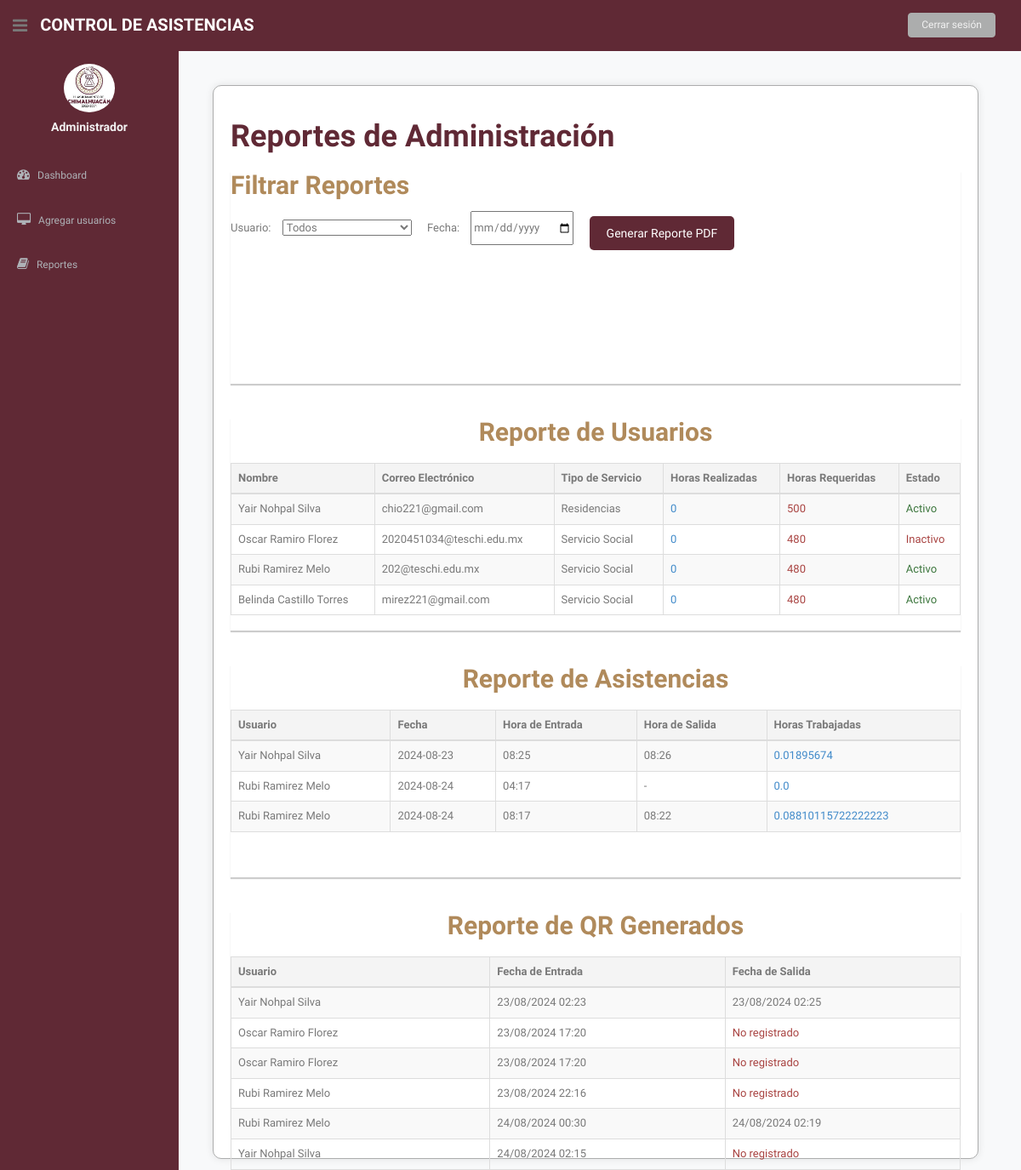
The page /reportes_admin/ on the database as committed earlier.
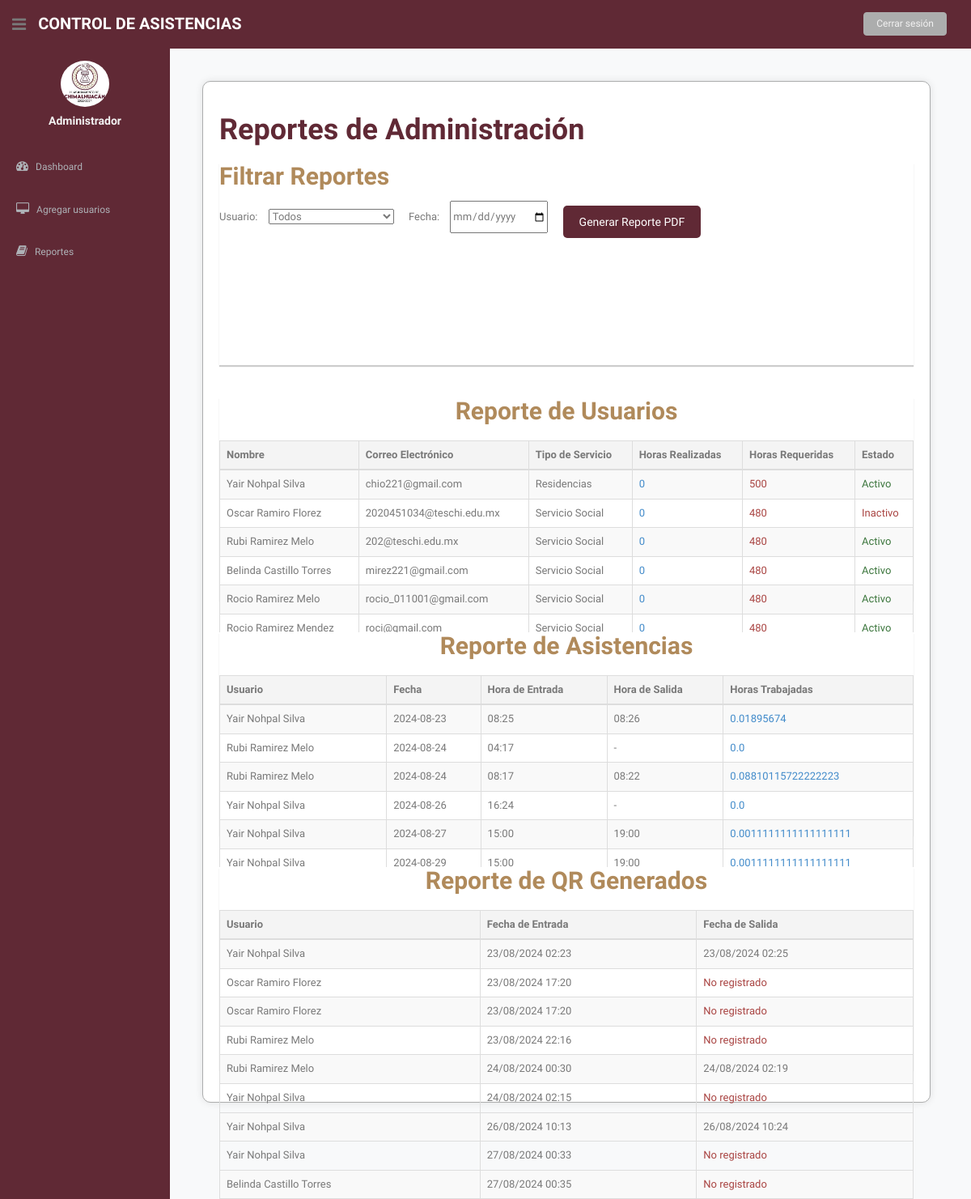
The same page on the database as committed later.
### asistencia/models.py (models this page shows, shortened)
class Usuario(models.Model):
    nombre = models.CharField(max_length=100)
    apellido_paterno = models.CharField(max_length=100)
    apellido_materno = models.CharField(max_length=100)
    telefono = models.CharField(max_length=10)
    correo_electronico = models.EmailField(unique=True)
    fecha_registro = models.DateField(auto_now_add=True)
    user = models.OneToOneField(User, on_delete=models.CASCADE, null=True, blank=True)
    OPCIONES_SERVICIO = [
        ('SS', 'Servicio Social'),
        ('R', 'Residencias'),
    ]
    tipo_servicio = models.CharField(max_length=2, choices=OPCIONES_SERVICIO)
    horas_realizadas = models.IntegerField(default=0)
    horas_requeridas = models.IntegerField()
    activo = models.BooleanField(default=True)

class Asistencia(models.Model):
    usuario = models.ForeignKey(Usuario, on_delete=models.CASCADE)
    fecha_escaneo_entrada = models.DateTimeField(blank=True, null=True)
    fecha_escaneo_salida = models.DateTimeField(blank=True, null=True)
    horas = models.DurationField(blank=True, null=True)
    @property
    def fecha(self):
        return self.fecha_escaneo_entrada.date() if self.fecha_escaneo_entrada else None
    @property
    def hora_entrada(self):
        return self.fecha_escaneo_entrada.strftime('%H:%M') if self.fecha_escaneo_entrada else "-"
    @property
    def hora_salida(self):
        return self.fecha_escaneo_salida.strftime('%H:%M') if self.fecha_escaneo_salida else "-"
    @property
    def horas_trabajadas(self):
        if self.horas:
            return self.horas.total_seconds() / 3600
        return 0.0

class QR(models.Model):
    usuario = models.ForeignKey(Usuario, on_delete=models.CASCADE)
    qr_entrada_fecha = models.DateTimeField(auto_now_add=True)
    qr_salida_fecha = models.DateTimeField(blank=True, null=True)

### asistencia/views.py (the view)
# urls.py: path('reportes_admin/', reportes_admin_view, name='reportes_admin'),
def reportes_admin_view(request):
    usuario_id = request.GET.get('usuario')
    fecha = request.GET.get('fecha')
    usuarios = Usuario.objects.all()
    if usuario_id:
        usuarios = usuarios.filter(id=usuario_id)
    asistencias = Asistencia.objects.all()
    if fecha:
        fecha = parse_date(fecha)
        asistencias = asistencias.filter(fecha_escaneo_entrada__date=fecha)
    qrs = QR.objects.all()
    if fecha:
        qrs = qrs.filter(qr_entrada_fecha__date=fecha)
    context = {
        'usuarios': usuarios,
        'asistencias': asistencias,
        'qrs': qrs,
    }
    return render(request, 'reportes_admin.html', context)

### asistencia/templates/reportes_admin.html (shortened to what this page needs)
{% load static %}
<!DOCTYPE html>
<html lang="en">
<head>
  <link href="{% static 'css/bootstrap.css' %}" rel="stylesheet">
  <link href="{% static 'font-awesome/css/font-awesome.css' %}" rel="stylesheet" />
  <link rel="stylesheet" type="text/css" href="{% static 'css/zabuto_calendar.css' %}">
  <link rel="stylesheet" type="text/css" href="{% static 'js/gritter/css/jquery.gritter.css' %}" />
  <link rel="stylesheet" type="text/css" href="{% static 'lineicons/style.css' %}">
  <link href="{% static 'css/style.css' %}" rel="stylesheet">
  <link href="{% static 'css/style-responsive.css' %}" rel="stylesheet">
</head>
<body>
<section id="container">
        {% include 'general/menu.html' %}
    <div class="container">
        <h1>Reportes de Administración</h1>
        <div class="card">
            <h2>Filtrar Reportes</h2>
            <form class="filter-form" method="get" action="{% url 'reportes_admin' %}">
                <label for="usuario">Usuario:</label>
                <select id="usuario" name="usuario">
                    <option value="">Todos</option>
                </select>
                <label for="fecha">Fecha:</label>
                <input type="date" id="fecha" name="fecha" value="{% if request.GET.fecha %}{{ request.GET.fecha }}{% endif %}">
                <a href="{% url 'reporte_admin_pdf' %}" class="btn">Generar Reporte PDF</a>
            </form>
        </div>
        <div class="row">
            <div class="col-md-12">
                <div class="card p-3">
                    <h2 class="text-center">Reporte de Usuarios</h2>
                    <div class="table-responsive">
                        <table class="table table-striped table-bordered text-center">
                            <thead class="table-dark">
                                <tr>
                                    <th>Nombre</th>
                                    <th>Correo Electrónico</th>
                                    <th>Tipo de Servicio</th>
                                    <th>Horas Realizadas</th>
                                    <th>Horas Requeridas</th>
                                    <th>Estado</th>
                                </tr>
                            </thead>
                            <tbody>
                                {% for usuario in usuarios %}
                                    <tr>
                                        <td>{{ usuario.nombre }} {{ usuario.apellido_paterno }} {{ usuario.apellido_materno }}</td>
                                        <td>{{ usuario.correo_electronico }}</td>
                                        <td>{{ usuario.get_tipo_servicio_display }}</td>
                                        <td class="fw-bold text-primary">{{ usuario.horas_realizadas }}</td>
                                        <td class="fw-bold text-danger">{{ usuario.horas_requeridas }}</td>
                                        <td class="fw-bold {% if usuario.activo %}text-success{% else %}text-danger{% endif %}">
                                            {{ usuario.activo|yesno:"Activo,Inactivo" }}
                                        </td>
                                    </tr>
                                {% empty %}
                                    <tr>
                                        <td colspan="6">No hay usuarios disponibles.</td>
                                    </tr>
                                {% endfor %}
                            </tbody>
                        </table>
                    </div>
                </div>
            </div>
            <div class="col-md-12">
                <div class="card p-3">
                    <h2 class="text-center">Reporte de Asistencias</h2>
                    <div class="table-responsive">
                        <table class="table table-striped table-bordered text-center">
                            <thead class="table-dark">
                                <tr>
                                    <th>Usuario</th>
                                    <th>Fecha</th>
                                    <th>Hora de Entrada</th>
                                    <th>Hora de Salida</th>
                                    <th>Horas Trabajadas</th>
                                </tr>
                            </thead>
                            <tbody>
                                {% for asistencia in asistencias %}
                                    <tr>
                                        <td>{{ asistencia.usuario.nombre }} {{ asistencia.usuario.apellido_paterno }} {{ asistencia.usuario.apellido_materno }}</td>
                                        <td>{{ asistencia.fecha }}</td>
                                        <td>{{ asistencia.hora_entrada }}</td>
                                        <td>{{ asistencia.hora_salida }}</td>
                                        <td class="fw-bold text-primary">{{ asistencia.horas_trabajadas }}</td>
                                    </tr>
                                {% empty %}
                                    <tr>
                                        <td colspan="5">No hay asistencias registradas.</td>
                                    </tr>
                                {% endfor %}
                            </tbody>
                        </table>
                    </div>
                </div>
            </div>
            <div class="col-md-12">
                <div class="card p-3">
                    <h2 class="text-center">Reporte de QR Generados</h2>
                    <div class="table-responsive">
                        <table class="table table-striped table-bordered text-center">
                            <thead class="table-dark">
                                <tr>
                                    <th>Usuario</th>
                                    <th>Fecha de Entrada</th>
                                    <th>Fecha de Salida</th>
                                </tr>
                            </thead>
                            <tbody>
                                {% for qr in qrs %}
                                    <tr>
                                        <td class="fw-bold">{{ qr.usuario.nombre }} {{ qr.usuario.apellido_paterno }} {{ qr.usuario.apellido_materno }}</td>
                                        <td>{{ qr.qr_entrada_fecha|date:"d/m/Y H:i" }}</td>
                                        <td>
                                            {% if qr.qr_salida_fecha %}
                                                {{ qr.qr_salida_fecha|date:"d/m/Y H:i" }}
                                            {% else %}
                                                <span class="text-danger">No registrado</span>
                                            {% endif %}
                                        </td>
                                    </tr>
                                {% empty %}
                                    <tr>
                                        <td colspan="3">No hay QR generados.</td>
                                    </tr>
                                {% endfor %}
                            </tbody>
                        </table>
                    </div>
                </div>
            </div>
        </div>
    </div>
</section>
</body>
</html>

### asistencia/templates/general/menu.html (shortened to what this page needs)
{% load static %}
<header class="header black-bg">
  <div class="sidebar-toggle-box">
    <div class="fa fa-bars tooltips" data-placement="right" data-original-title="Toggle Navigation"></div>
  </div>
  <a href="{% url 'admin_dashboard' %}" class="logo"><b>Control de Asistencias</b></a>
  <div class="top-menu">
    <ul class="nav pull-right top-menu">
      <li>
        <a class="logout" href="{% url 'login' %}">Cerrar sesión</a>
      </li>
    </ul>
  </div>
</header>
<aside>
  <div id="sidebar" class="nav-collapse">
    <ul class="sidebar-menu" id="nav-accordion">
      <p class="centered">
        <a href="{% url 'admin_dashboard' %}"><img src="{% static '/img/LOGO.jpg' %}" class="img-circle" width="60" /></a>
      </p>
      <h5 class="centered">Administrador</h5>
      <li class="mt">
        <a class="" href="{% url 'admin_dashboard' %}">
          <i class="fa fa-dashboard"></i>
          <span>Dashboard</span>
        </a>
      </li>
      <li class="sub-menu">
        <a href="javascript:;">
          <i class="fa fa-desktop"></i>
          <span>Agregar usuarios</span>
        </a>
      </li>
      <li class="sub-menu">
        <a href="javascript:;">
          <i class="fa fa-book"></i>
          <span>Reportes</span>
        </a>
      </li>
    </ul>
  </div>
</aside>

### asistencia/static/css/style.css (style rules this page uses)
body { color: #797979; background: #f2f2f2; font-family: 'Ruda', sans-serif; padding: 0px !important; margin: 0px !important; font-size:13px; }
ul li { list-style: none; }
a, a:hover, a:focus { text-decoration: none; outline: none; }
#container { width: 100%; height: 100%; }
.centered { text-align: center; }
.mt { margin-top: 25px; }
ul.top-menu > li > .logout { color: #f2f2f2; font-size: 12px; border-radius: 4px; -webkit-border-radius: 4px; border: 1px solid #ACADAD !important; padding: 5px 15px; margin-right: 15px; background: #ACADAD; margin-top: 15px; }
#sidebar { width: 210px; height: 100%; position: fixed; background: #602935; }
#sidebar h5 { color: #f2f2f2; font-weight: 700; }
#sidebar ul li { position: relative; }
ul.sidebar-menu , ul.sidebar-menu li ul.sub { margin: -2px 0 0; padding: 0; }
ul.sidebar-menu { margin-top: 75px; }
ul.sidebar-menu li { margin-bottom: 5px; margin-left:10px; margin-right:10px; }
ul.sidebar-menu li.sub-menu { line-height: 15px; }
ul.sidebar-menu li a span { display: inline-block; }
ul.sidebar-menu li a { color: #aeb2b7; text-decoration: none; display: block; padding: 15px 0 15px 10px; font-size: 12px; outline: none; -webkit-transition: all 0.3s ease; -moz-transition: all 0.3s ease; -o-transition: all 0.3s ease; -ms-transition: all 0.3s ease; transition: all 0.3s ease; }
ul.sidebar-menu li a i { font-size: 15px; padding-right: 6px; }
.header, .footer { min-height: 60px; padding: 0 15px; }
.header { position: fixed; left: 0; right: 0; z-index: 1002; }
.black-bg { background: #602935; border-bottom: 1px solid #602935; }
a.logo { font-size: 20px; color: #ffffff; float: left; margin-top: 15px; text-transform: uppercase; }
a.logo b { font-weight: 900; }
#top_menu .nav > li, ul.top-menu > li { float: left; }
ul.top-menu > li > a { color: #666666; font-size: 16px; border-radius: 4px; -webkit-border-radius: 4px; border:1px solid #666666 !important; padding: 2px 6px; margin-right: 15px; }
.sidebar-toggle-box { float: left; padding-right: 15px; margin-top: 20px; }
.sidebar-toggle-box .fa-bars { cursor: pointer; display: inline-block; font-size: 20px; }
.card { background: white; box-shadow: 0 2px 1px rgba(0, 0, 0, 0.2); margin-bottom: 1em; height: 250px; }
label { font-weight: 400; }

### asistencia/templates/reportes_admin.html (style rules this page uses)
html, body { height: 100%; margin: 0; padding: 0; }
body { display: flex; justify-content: center; align-items: center; background-color: #f8f9fa; }
.container { background-color: #ffffff; border: 1px solid #ACADAD; padding: 20px; border-radius: 10px; box-shadow: 0px 0px 10px rgba(0, 0, 0, 0.1); width: 100%; max-width: 900px; margin-left: 250px; margin-top: 100px; }
.container h1 { color: #602935; font-weight: bold; margin-bottom: 20px; }
.container h2 { color: #B08A5B; font-weight: bold; margin-bottom: 10px; }
.filter-form { margin-bottom: 20px; }
.filter-form label { margin-right: 10px; }
.filter-form select, .filter-form input[type="date"] { margin-right: 15px; }
.table { width: 100%; border-collapse: collapse; margin: 20px 0; }
.table, th, td { border: 1px solid #ddd; }
th, td { padding: 10px; text-align: left; }
th { background-color: #f4f4f4; }
.card { margin-bottom: 20px; }
.btn { display: inline-block; background-color: #602935; color: #ffffff; padding: 10px 20px; text-decoration: none; border: none; border-radius: 5px; cursor: pointer; transition: background-color 0.3s ease; margin-top: 10px; }

Rows that differ between the two databases and show on the page:
added Usuario: nombre "Rocio", apellido_paterno "Ramirez", apellido_materno "Melo", correo_electronico "rocio_011001@gmail.com", tipo_servicio "Servicio Social", horas_realizadas "0", horas_requeridas "480", activo "Activo"
added Usuario: nombre "Rocio", apellido_paterno "Ramirez", apellido_materno "Mendez", correo_electronico "roci@gmail.com", tipo_servicio "Servicio Social", horas_realizadas "0", horas_requeridas "480", activo "Activo"
added Asistencia: usuario.nombre "Yair", usuario.apellido_paterno "Nohpal", usuario.apellido_materno "Silva", fecha "2024-08-26", hora_entrada "16:24", hora_salida "-", horas_trabajadas "0.0"
added Asistencia: usuario.nombre "Yair", usuario.apellido_paterno "Nohpal", usuario.apellido_materno "Silva", fecha "2024-08-27", hora_entrada "15:00", hora_salida "19:00", horas_trabajadas "0.0011111111111111111"
added Asistencia: usuario.nombre "Yair", usuario.apellido_paterno "Nohpal", usuario.apellido_materno "Silva", fecha "2024-08-29", hora_entrada "15:00", hora_salida "19:00", horas_trabajadas "0.0011111111111111111"
added QR: usuario.nombre "Yair", usuario.apellido_paterno "Nohpal", usuario.apellido_materno "Silva", qr_entrada_fecha "26/08/2024 10:13", qr_salida_fecha "26/08/2024 10:24"
added QR: usuario.nombre "Yair", usuario.apellido_paterno "Nohpal", usuario.apellido_materno "Silva", qr_entrada_fecha "27/08/2024 00:33", shows "No registrado"
added QR: usuario.nombre "Belinda", usuario.apellido_paterno "Castillo", usuario.apellido_materno "Torres", qr_entrada_fecha "27/08/2024 00:35", shows "No registrado"
